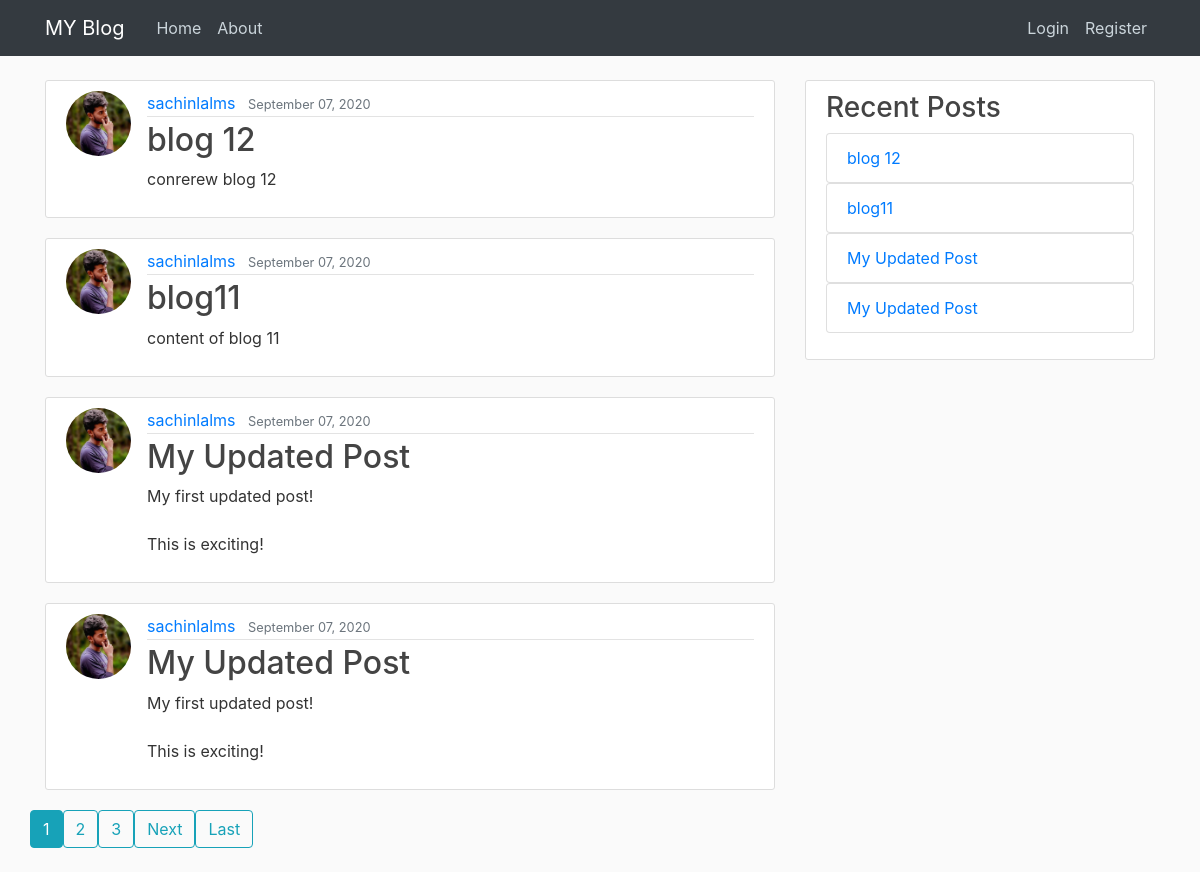
Before: / with the older database file.
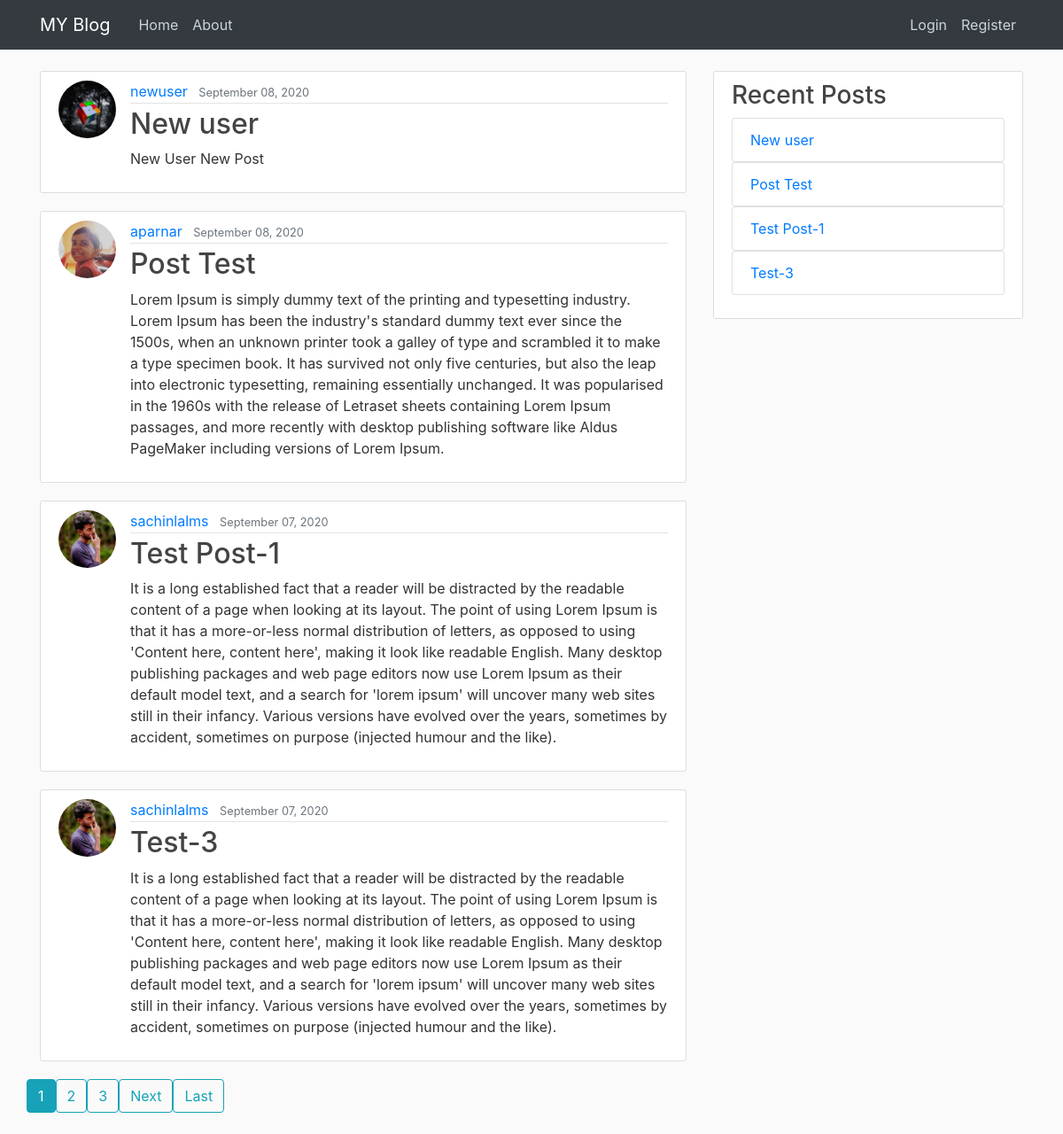
After: the same page with the newer database file.
### blog/models.py (models this page shows, shortened)
class Post(models.Model):
    title = models.CharField(max_length=100)
    content = models.TextField()
    date_posted = models.DateTimeField(default=timezone.now)
    author = models.ForeignKey(User, on_delete=models.CASCADE)

### users/models.py (models this page shows, shortened)
class Profile(models.Model):
    user = models.OneToOneField(User, on_delete=models.CASCADE)
    img = models.ImageField(default='default.jpg', upload_to='profile_pics')

### blog/views.py (the view)
# urls.py: path('', PostListView.as_view(), name='blog-home'),
class PostListView(ListView):
    model = Post
    template_name = 'blog/home.html'  # <app>/<model>_<viewtype>.html
    context_object_name = 'posts'
    ordering = ['-date_posted']
    paginate_by = 4

### blog/templates/blog/home.html (shortened to what this page needs)
{% extends "blog/base.html" %}
{% block content %}
    {% for post in posts %}
        <article class="media content-section">
          <img class="rounded-circle article-img" src="{{ post.author.profile.img.url }}">
          <div class="media-body">
            <div class="article-metadata">
              <a class="mr-2" href="{% url 'user-posts' post.author.username %}">{{ post.author }}</a>
              <small class="text-muted">{{ post.date_posted|date:"F d, Y" }}</small>
            </div>
            <h2><a class="article-title" href="{% url 'post-detail' post.id %}">{{ post.title }}</a></h2>
            <p class="article-content">{{ post.content }}</p>
          </div>
        </article>
    {% endfor %}
</div>
        <div class="col-md-4">
          <div class="content-section">
            <h3>Recent Posts</h3>
              {% for post in posts %}
              <ul class="list-group">
             <a href="{% url 'post-detail' post.id %}" ><li class="list-group-item list-group-primary">{{ post.title }}</li></a>
              </ul>
              {% endfor %}
          </div>
        </div>
    {% if is_paginated %}
      {% for num in page_obj.paginator.page_range %}
        {% if page_obj.number == num %}
          <a class="btn btn-info mb-4" href="?page={{ num }}">{{ num }}</a>
        {% elif num > page_obj.number|add:'-3' and num < page_obj.number|add:'3' %}
          <a class="btn btn-outline-info mb-4" href="?page={{ num }}">{{ num }}</a>
        {% endif %}
      {% endfor %}
      {% if page_obj.has_next %}
        <a class="btn btn-outline-info mb-4" href="?page={{ page_obj.next_page_number }}">Next</a>
        <a class="btn btn-outline-info mb-4" href="?page={{ page_obj.paginator.num_pages }}">Last</a>
      {% endif %}
    {% endif %}
{% endblock content %}

### blog/templates/blog/base.html (shortened to what this page needs)
{% load static %}
<!DOCTYPE html>
<html>
<head>
    <link rel="stylesheet" href="https://maxcdn.bootstrapcdn.com/bootstrap/4.0.0/css/bootstrap.min.css">
    <link rel="stylesheet" type="text/css" href="{% static 'blog/main.css' %}">
</head>
<body>
    <header class="site-header">
      <nav class="navbar navbar-expand-md navbar-dark bg-dark fixed-top">
        <div class="container">
          <a class="navbar-brand mr-4" href="{% url 'blog-home' %}">MY Blog</a>
          <div class="collapse navbar-collapse" id="navbarToggle">
            <div class="navbar-nav mr-auto">
              <a class="nav-item nav-link" href="{% url 'blog-home' %}">Home</a>
              <a class="nav-item nav-link" href="{% url 'blog-about' %}">About</a>
            </div>
            <div class="navbar-nav">
              {% if user.is_authenticated %}
                <a class="nav-item nav-link" href="{% url 'post-create' %}">New Post</a>
                <a class="nav-item nav-link" href="{% url 'profile' %}">Profile</a>
                <a class="nav-item nav-link" href="{% url 'logout' %}">Logout</a>
              {% else %}
                <a class="nav-item nav-link" href="{% url 'login' %}">Login</a>
                <a class="nav-item nav-link" href="{% url 'register' %}">Register</a>
              {% endif %}
            </div>
          </div>
        </div>
      </nav>
    </header>
    <main role="main" class="container">
      <div class="row">
        <div class="col-md-8">
          {% block content %}{% endblock %}
      </div>
    </main>
</body>
</html>

### blog/static/blog/main.css (style rules this page uses)
body { background: #fafafa; color: #333333; margin-top: 5rem; }
h1, h2, h3, h4, h5, h6 { color: #444444; }
ul { margin: 0; }
.site-header .navbar-nav .nav-link { color: #cbd5db; }
.content-section { background: #ffffff; padding: 10px 20px; border: 1px solid #dddddd; border-radius: 3px; margin-bottom: 20px; }
.article-title { color: #444444; }
.article-content { white-space: pre-line; }
.article-img { height: 65px; width: 65px; margin-right: 16px; }
.article-metadata { padding-bottom: 1px; margin-bottom: 4px; border-bottom: 1px solid #e3e3e3 }

Changed rows visible on the page:
no longer on this page (row edited): Post: author.profile.img (picture), author "sachinlalms", date_posted "September 07, 2020", title "My Updated Post", content "My first updated post! This is exciting!"
no longer on this page (row unchanged): Post: author.profile.img (picture), author "sachinlalms", date_posted "September 07, 2020", title "My Updated Post", content "My first updated post! This is exciting!"
added Post: author.profile.img (picture), author "newuser", date_posted "September 08, 2020", title "New user", content "New User New Post"
added Post: author.profile.img (picture), author "aparnar", date_posted "September 08, 2020", title "Post Test", content "Lorem Ipsum is simply dummy text of the printing and typesetting industry. Lorem Ipsum has been the industry's standard dummy text ever since the 1500s, when an unknown printer took a galley of type and scrambled it to make a type specimen book. It has survived not only five centuries, but also the leap into electronic typesetting, remaining essentially unchanged. It was popularised in the 1960s with the release of Letraset sheets containing Lorem Ipsum passages, and more recently with desktop publishing software like Aldus PageMaker including versions of Lorem Ipsum."
changed Post: title "blog 12" → "Test Post-1"; content "conrerew blog 12" → "It is a long established fact that a reader will be distracted by the readable content of a page when looking at its layout. The point of using Lorem Ipsum is that it has a more-or-less normal distribution of letters, as opposed to using 'Content here, content here', making it look like readable English. Many desktop publishing packages and web page editors now use Lorem Ipsum as their default model text, and a search for 'lorem ipsum' will uncover many web sites still in their infancy. Various versions have evolved over the years, sometimes by accident, sometimes on purpose (injected humour and the like)."
changed Post: title "blog11" → "Test-3"; content "content of blog 11" → "It is a long established fact that a reader will be distracted by the readable content of a page when looking at its layout. The point of using Lorem Ipsum is that it has a more-or-less normal distribution of letters, as opposed to using 'Content here, content here', making it look like readable English. Many desktop publishing packages and web page editors now use Lorem Ipsum as their default model text, and a search for 'lorem ipsum' will uncover many web sites still in their infancy. Various versions have evolved over the years, sometimes by accident, sometimes on purpose (injected humour and the like)."
